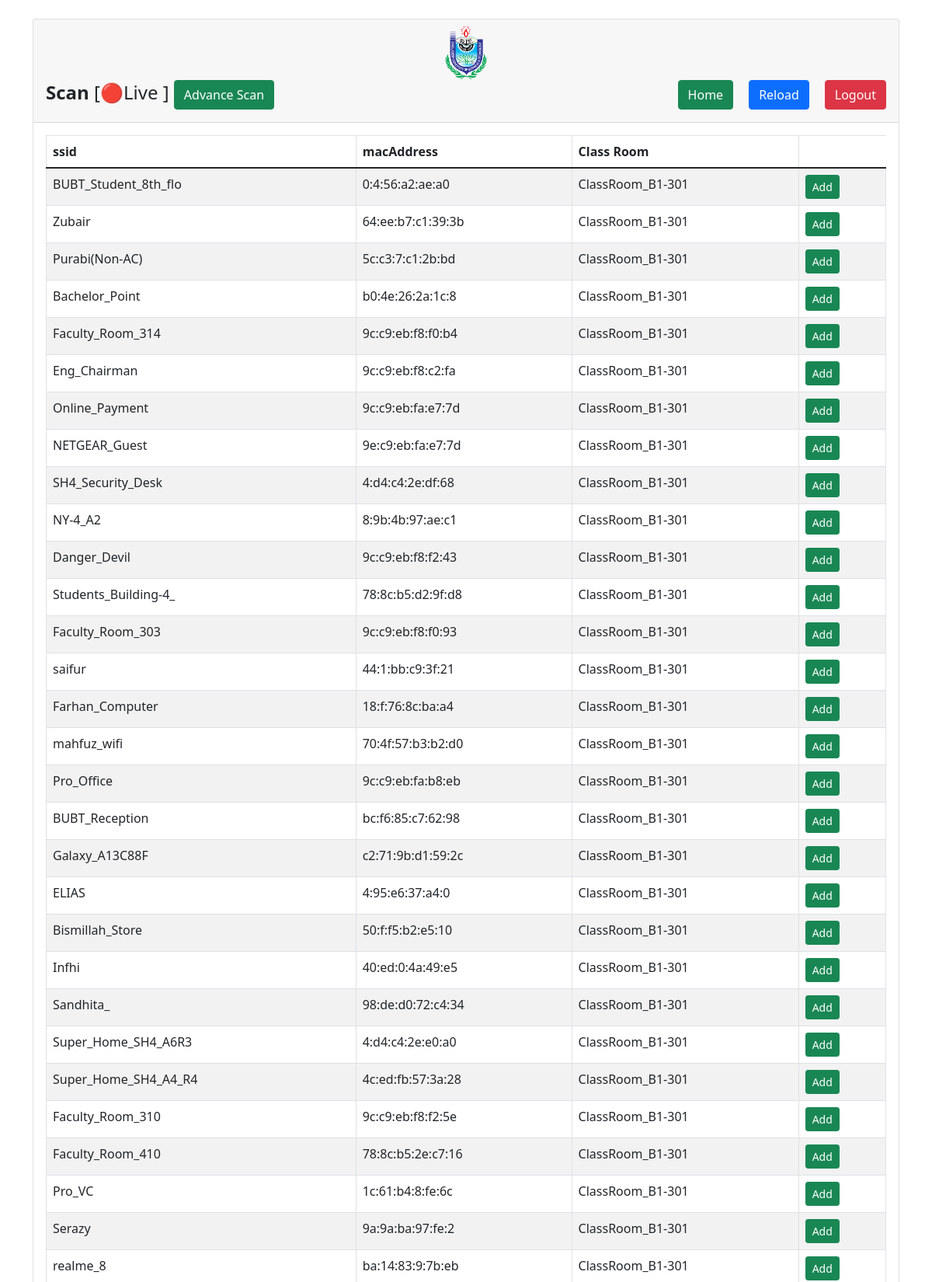
The page /scan.php (upper part) on the database its author committed.
### tables this page shows
CREATE TABLE `scan` (
  `id` int(20) NOT NULL,
  `ssid` varchar(20) NOT NULL,
  `mac` varchar(20) NOT NULL,
  `access_time` timestamp NULL DEFAULT current_timestamp(),
  `scanner` text DEFAULT NULL
);

### scan.php (the view, shortened to what this page needs)
<?php
    require 'dbcon.php';
?>
<!doctype html>
<html lang="en">
  <head>
    <link href="https://cdn.jsdelivr.net/npm/bootstrap@5.1.3/dist/css/bootstrap.min.css" rel="stylesheet">
</head>
<body>
    <div class="container mt-4">
        <div class="row">
            <div class="col-md-12">
                <div class="card">
                    <div class="card-header">
                    <center>
        <img src="bubt.png" alt="BUBT Logo" style="height: 70px; margin-right: 0px;">
        </center>
                        <h4><b>Scan</b> [🔴Live ]
                            <a href="scan-advance.php" class="btn btn-success">Advance Scan</a>
                            <a href="index.php" class="btn btn-danger float-end">Logout</a>
                            <a href="delete-all.php" style ="margin-right:20px" class="btn btn-primary float-end">Reload</a>
                            <a style ="margin-right:20px" href="homepage.php" class="btn btn-success float-end">Home</a>
                        </h4>
                    </div>
                    <div class="card-body">
                        <table class="table table-bordered table-striped">
                            <thead>
                                <tr>
                                    <th>ssid</th>
                                    <th>macAddress</th>
									<th>Class Room</th>
                                </tr>
                            </thead>
                            <tbody class="studentdata">
                             <?php
                                    $query = "SELECT * FROM scan order by access_time desc,id desc";
                                    $query_run = mysqli_query($con, $query);
                                    if(mysqli_num_rows($query_run) > 0)
                                    {
                                        foreach($query_run as $student)
                                        {
                                            ?>
                                            <tr>
                                                <td><?= $student['ssid']; ?></td>
                                                <td><?= $student['mac']; ?></td>
												<td><?= $student['scanner']; ?></td>
												<td>
                                                    <a href="student-create.php?macid=<?= $student['mac']."&ssid=".$student['ssid']; ?>" target=_blank class="btn btn-success btn-sm">Add</a>
                                                </td>
                                            </tr>
                                            <?php
                                        }
                                    }
                                    else
                                    {
                                        echo "<h5> No Record Found </h5>";
                                    }
                                ?>
                            </tbody>
                        </table>
                    </div>
                </div>
            </div>
        </div>
    </div>
</body>
</html>

### rows shown on the page
scan: ssid "BUBT_Student_8th_flo", mac "0:4:56:a2:ae:a0", scanner "ClassRoom_B1-301"
scan: ssid "Zubair", mac "64:ee:b7:c1:39:3b", scanner "ClassRoom_B1-301"
scan: ssid "Purabi(Non-AC)", mac "5c:c3:7:c1:2b:bd", scanner "ClassRoom_B1-301"
scan: ssid "Bachelor_Point", mac "b0:4e:26:2a:1c:8", scanner "ClassRoom_B1-301"
scan: ssid "Faculty_Room_314", mac "9c:c9:eb:f8:f0:b4", scanner "ClassRoom_B1-301"
scan: ssid "Eng_Chairman", mac "9c:c9:eb:f8:c2:fa", scanner "ClassRoom_B1-301"
scan: ssid "Online_Payment", mac "9c:c9:eb:fa:e7:7d", scanner "ClassRoom_B1-301"
scan: ssid "NETGEAR_Guest", mac "9e:c9:eb:fa:e7:7d", scanner "ClassRoom_B1-301"
scan: ssid "SH4_Security_Desk", mac "4:d4:c4:2e:df:68", scanner "ClassRoom_B1-301"
scan: ssid "NY-4_A2", mac "8:9b:4b:97:ae:c1", scanner "ClassRoom_B1-301"
scan: ssid "Danger_Devil", mac "9c:c9:eb:f8:f2:43", scanner "ClassRoom_B1-301"
scan: ssid "Students_Building-4_", mac "78:8c:b5:d2:9f:d8", scanner "ClassRoom_B1-301"
scan: ssid "Faculty_Room_303", mac "9c:c9:eb:f8:f0:93", scanner "ClassRoom_B1-301"
scan: ssid "saifur", mac "44:1:bb:c9:3f:21", scanner "ClassRoom_B1-301"
scan: ssid "Farhan_Computer", mac "18:f:76:8c:ba:a4", scanner "ClassRoom_B1-301"
scan: ssid "mahfuz_wifi", mac "70:4f:57:b3:b2:d0", scanner "ClassRoom_B1-301"
scan: ssid "Pro_Office", mac "9c:c9:eb:fa:b8:eb", scanner "ClassRoom_B1-301"
scan: ssid "BUBT_Reception", mac "bc:f6:85:c7:62:98", scanner "ClassRoom_B1-301"
scan: ssid "Galaxy_A13C88F", mac "c2:71:9b:d1:59:2c", scanner "ClassRoom_B1-301"
scan: ssid "ELIAS", mac "4:95:e6:37:a4:0", scanner "ClassRoom_B1-301"
scan: ssid "Bismillah_Store", mac "50:f:f5:b2:e5:10", scanner "ClassRoom_B1-301"
scan: ssid "Infhi", mac "40:ed:0:4a:49:e5", scanner "ClassRoom_B1-301"
scan: ssid "Sandhita_", mac "98:de:d0:72:c4:34", scanner "ClassRoom_B1-301"
scan: ssid "Super_Home_SH4_A6R3", mac "4:d4:c4:2e:e0:a0", scanner "ClassRoom_B1-301"
scan: ssid "Super_Home_SH4_A4_R4", mac "4c:ed:fb:57:3a:28", scanner "ClassRoom_B1-301"
scan: ssid "Faculty_Room_310", mac "9c:c9:eb:f8:f2:5e", scanner "ClassRoom_B1-301"
scan: ssid "Faculty_Room_410", mac "78:8c:b5:2e:c7:16", scanner "ClassRoom_B1-301"
scan: ssid "Pro_VC", mac "1c:61:b4:8:fe:6c", scanner "ClassRoom_B1-301"
scan: ssid "Serazy", mac "9a:9a:ba:97:fe:2", scanner "ClassRoom_B1-301"
scan: ssid "realme_8", mac "ba:14:83:9:7b:eb", scanner "ClassRoom_B1-301"
